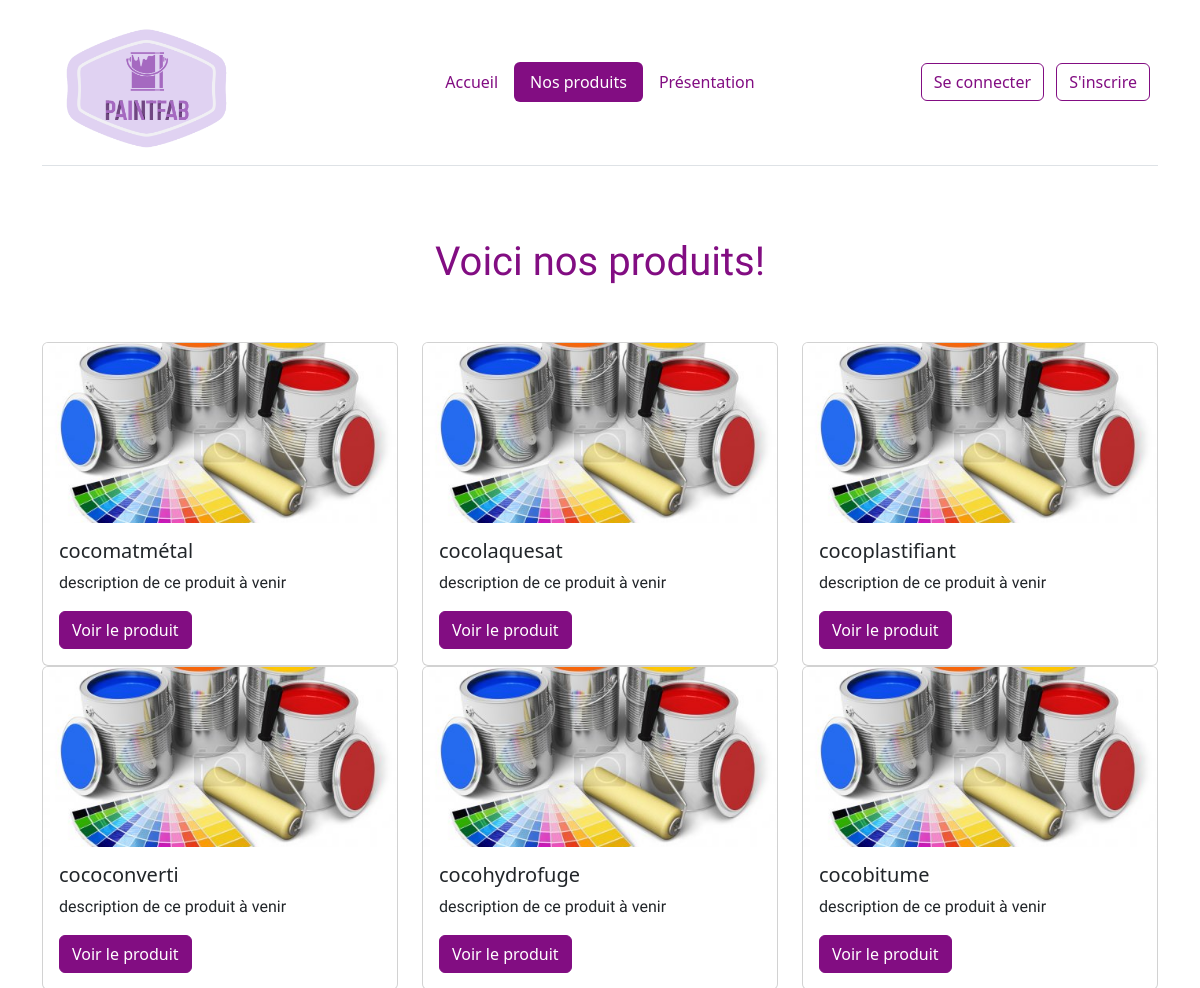
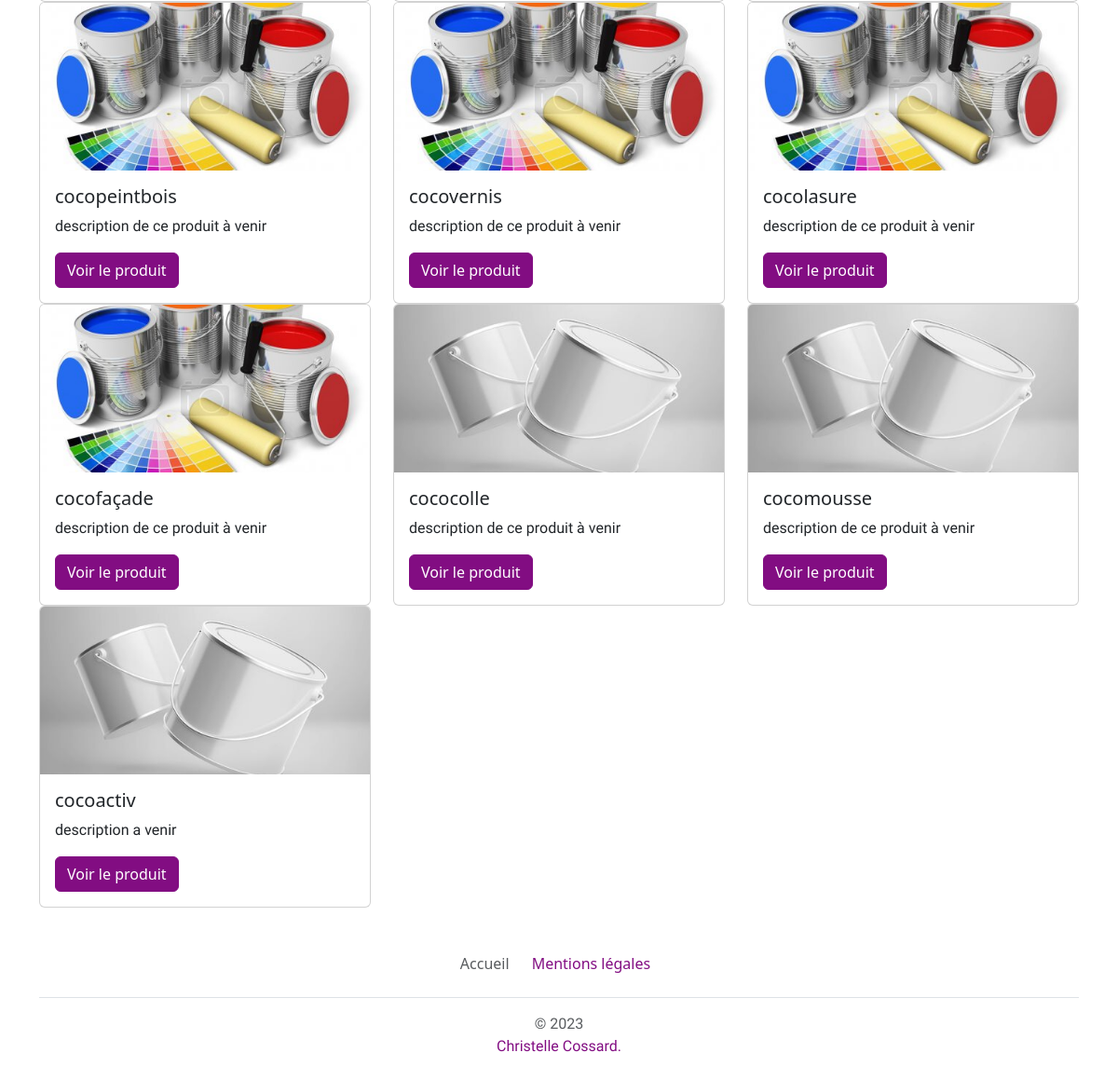
/produits.php, run on the app's committed database (2 pictures, top to bottom).
### tables this page shows
CREATE TABLE IF NOT EXISTS `products` (
  `id` int(11) NOT NULL AUTO_INCREMENT,
  `category_id` int(11) NOT NULL,
  `name` varchar(255) NOT NULL,
  `description` text NOT NULL,
  `image` varchar(255) DEFAULT NULL,
  PRIMARY KEY (`id`),
  KEY `category_id` (`category_id`)
);

### lib/config.php (called while the page is built, shortened)
<?php
  $mainMenu = [
    'index.php' => 'Accueil',
    'produits.php' => 'Nos produits',
    'essais1.php' => 'Présentation',
  ];

### lib/product.php (called while the page is built, shortened)
<?php
function getProductImage (string|null $image){
    if ($image == null) {
         return _ASSETS_IMAGES_FOLDER_.'product_default.jpg';
    } else {
        return _PRODUCTS_IMG_PATH_ . $image;
    }
    }
    function getProducts(PDO $pdo, int $limit = null) {
        $sql = 'SELECT * FROM products ORDER BY id DESC';
        $query = $pdo->prepare($sql);
        $query->execute();
        return $query->fetchAll();
    }

### templates/product_partial.php (the view)
<div class="col-md-4">
    <div class="card">
    <img src="<?= getProductImage($product['image']); ?>" class="card-img-top" alt="<?= $product['name']; ?>">
        <div class="card-body">
            <h5 class="card-title"><?= $product['name']; ?></h5>
            <p class="card-text"><?= $product['description']; ?></p>
            <a href="produit.php?id=<?=$product['id']; ?>" class="btn btn-primary">Voir le produit</a>
        </div>
    </div>
</div>

### templates/header.php (shortened to what this page needs)
<?php
  require_once('lib/config.php');
  $currentPage = basename($_SERVER['SCRIPT_NAME']);
?>
<!DOCTYPE html>
<html lang="fr">
<head>
    <link href="https://cdn.jsdelivr.net/npm/bootstrap@5.3.0-alpha1/dist/css/bootstrap.min.css" rel="stylesheet">
    <link rel="stylesheet" href="css/override-bootstrap.css">
</head>
<body>
    <div class="container">
        <header class="d-flex flex-wrap align-items-center justify-content-center justify-content-md-between py-3 mb-4 border-bottom">
            <a href="/" class="d-flex align-items-center col-md-3 mb-2 mb-md-0 text-dark text-decoration-none">
                <img width="200" src="images/logo-paintfab.png" alt="Logo Paintfab">
            </a>
            <ul class="nav col-12 col-md-auto mb-2 justify-content-center mb-md-0 nav nav-pills">
        <?php foreach ($mainMenu as $key => $value) { ?>
          <li class="nav-item"><a href="<?=$key; ?>" class="nav-link <?php if ($currentPage === $key) { echo 'active'; } ?>"><?=$value ;?></a></li>
        <?php } ?>
        </ul>
        <div class="col-md-3 text-end">
      <?php if(!isset($_SESSION['user'])) { ?>
        <a href="login.php" class="btn btn-outline-primary me-2">Se connecter</a>
        <a href="inscription.php" class="btn btn-outline-primary me-2">S'inscrire</a>
        <?php } else { ?>
          <a href="administration.php" class="btn btn-primary">Administration</a>
          <a href="logout.php" class="btn btn-primary">Se déconnecter</a>
        <?php } ?>
      </div>
        </header>
        <main>

### produits.php
<?php
    require_once 'templates/header.php';
    require_once('lib/product.php');
    $products = getProducts($pdo);
  ?>
  <div class="row flex-lg-row-reverse align-items-center g-5 py-5">
    <h1 align="center"> Voici nos produits!</h1>
  </div>
  <div class="row">
  <?php foreach ($products as $key => $product) {
     include('templates/product_partial.php');
  } ?>
</div>
    <?php
    require_once 'templates/footer.php';
 ?>

### templates/footer.php
</main>
<footer class="py-3 my-4">
    <ul class="nav justify-content-center border-bottom pb-3 mb-3">
        <li class="nav-item"><a href="/" class="nav-link px-2 text-muted">Accueil</a></li>
        <li class="nav-item"><a class="nav-link" href="legal.php">Mentions légales</a></li>
    </ul>
    <p class="text-center text-muted">© 2023 <a class="nav-link" href="http://cocoweb10.fr/" target="_blank"> Christelle Cossard.</a></p>
</footer>
</div>
</body>
</html>

### data on the page
products: name "cocomatmétal", description "description de ce produit à venir"
products: name "cocolaquesat", description "description de ce produit à venir"
products: name "cocoplastifiant", description "description de ce produit à venir"
products: name "cococonverti", description "description de ce produit à venir"
products: name "cocohydrofuge", description "description de ce produit à venir"
products: name "cocobitume", description "description de ce produit à venir"
products: name "cocopeintbois", description "description de ce produit à venir"
products: name "cocovernis", description "description de ce produit à venir"
products: name "cocolasure", description "description de ce produit à venir"
products: name "cocofaçade", description "description de ce produit à venir"
products: image (picture), name "cococolle", description "description de ce produit à venir"
products: image (picture), name "cocomousse", description "description de ce produit à venir"
products: image (picture), name "cocoactiv", description "description a venir"

### other printed values
$value "Accueil"
$value "Nos produits"
$value "Présentation"
